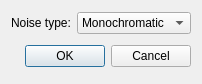
<?xml version="1.0" encoding="UTF-8"?>
<ui version="4.0">
 <class>noiseDialog</class>
 <widget class="QDialog" name="noiseDialog">
  <property name="geometry">
   <rect>
    <x>0</x>
    <y>0</y>
    <width>182</width>
    <height>84</height>
   </rect>
  </property>
  <property name="windowTitle">
   <string>Generate noise</string>
  </property>
  <layout class="QGridLayout" name="gridLayout">
   <item row="0" column="0">
    <layout class="QHBoxLayout" name="horizontalLayout">
     <item>
      <widget class="QLabel" name="label">
       <property name="text">
        <string>Noise type:</string>
       </property>
      </widget>
     </item>
     <item>
      <widget class="QComboBox" name="comboBox">
       <item>
        <property name="text">
         <string>Monochromatic</string>
        </property>
       </item>
       <item>
        <property name="text">
         <string>Color</string>
        </property>
       </item>
      </widget>
     </item>
    </layout>
   </item>
   <item row="1" column="0">
    <layout class="QHBoxLayout">
     <property name="spacing">
      <number>6</number>
     </property>
     <property name="leftMargin">
      <number>0</number>
     </property>
     <property name="topMargin">
      <number>0</number>
     </property>
     <property name="rightMargin">
      <number>0</number>
     </property>
     <property name="bottomMargin">
      <number>0</number>
     </property>
     <item>
      <spacer>
       <property name="orientation">
        <enum>Qt::Horizontal</enum>
       </property>
       <property name="sizeHint" stdset="0">
        <size>
         <width>131</width>
         <height>31</height>
        </size>
       </property>
      </spacer>
     </item>
     <item>
      <widget class="QPushButton" name="okButton">
       <property name="text">
        <string>OK</string>
       </property>
      </widget>
     </item>
     <item>
      <widget class="QPushButton" name="cancelButton">
       <property name="text">
        <string>Cancel</string>
       </property>
      </widget>
     </item>
    </layout>
   </item>
  </layout>
 </widget>
 <resources/>
 <connections>
  <connection>
   <sender>okButton</sender>
   <signal>clicked()</signal>
   <receiver>noiseDialog</receiver>
   <slot>accept()</slot>
   <hints>
    <hint type="sourcelabel">
     <x>278</x>
     <y>253</y>
    </hint>
    <hint type="destinationlabel">
     <x>96</x>
     <y>254</y>
    </hint>
   </hints>
  </connection>
  <connection>
   <sender>cancelButton</sender>
   <signal>clicked()</signal>
   <receiver>noiseDialog</receiver>
   <slot>reject()</slot>
   <hints>
    <hint type="sourcelabel">
     <x>369</x>
     <y>253</y>
    </hint>
    <hint type="destinationlabel">
     <x>179</x>
     <y>282</y>
    </hint>
   </hints>
  </connection>
 </connections>
</ui>
